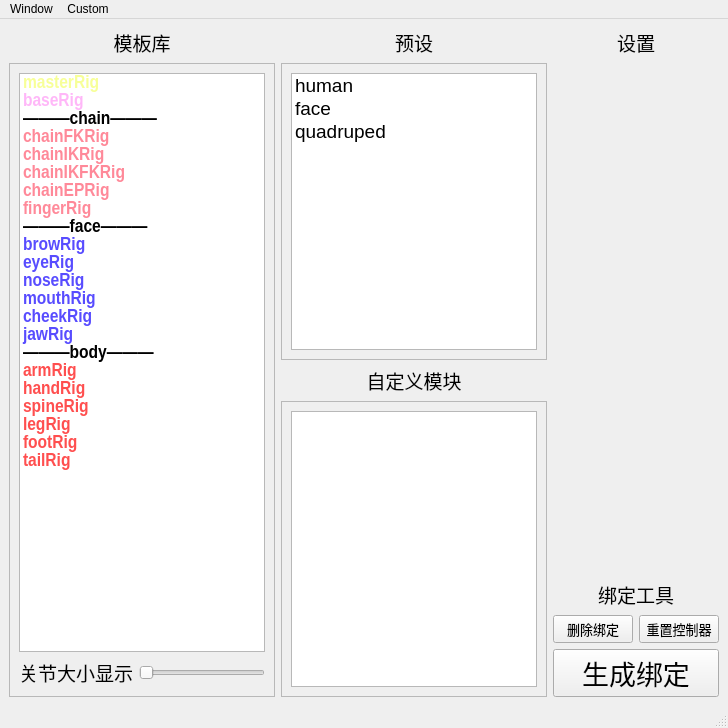
<?xml version="1.0" encoding="UTF-8"?>
<ui version="4.0">
 <class>MainWindow</class>
 <widget class="QMainWindow" name="MainWindow">
  <property name="geometry">
   <rect>
    <x>0</x>
    <y>0</y>
    <width>728</width>
    <height>728</height>
   </rect>
  </property>
  <property name="windowTitle">
   <string>MuZi_BindingSystem</string>
  </property>
  <widget class="QWidget" name="centralwidget">
   <layout class="QGridLayout" name="gridLayout">
    <item row="0" column="0">
     <layout class="QHBoxLayout" name="horizontalLayout">
      <item>
       <layout class="QVBoxLayout" name="proxy_layout">
        <property name="sizeConstraint">
         <enum>QLayout::SetDefaultConstraint</enum>
        </property>
        <item>
         <widget class="QLabel" name="proxy_label">
          <property name="enabled">
           <bool>true</bool>
          </property>
          <property name="sizePolicy">
           <sizepolicy hsizetype="Preferred" vsizetype="Preferred">
            <horstretch>0</horstretch>
            <verstretch>0</verstretch>
           </sizepolicy>
          </property>
          <property name="sizeIncrement">
           <size>
            <width>0</width>
            <height>0</height>
           </size>
          </property>
          <property name="font">
           <font>
            <family>Agency FB</family>
            <pointsize>14</pointsize>
           </font>
          </property>
          <property name="contextMenuPolicy">
           <enum>Qt::DefaultContextMenu</enum>
          </property>
          <property name="layoutDirection">
           <enum>Qt::LeftToRight</enum>
          </property>
          <property name="text">
           <string>模板库</string>
          </property>
          <property name="alignment">
           <set>Qt::AlignCenter</set>
          </property>
         </widget>
        </item>
        <item>
         <widget class="QScrollArea" name="scrollArea">
          <property name="widgetResizable">
           <bool>true</bool>
          </property>
          <widget class="QWidget" name="scrollAreaWidgetContents">
           <property name="geometry">
            <rect>
             <x>0</x>
             <y>0</y>
             <width>262</width>
             <height>629</height>
            </rect>
           </property>
           <layout class="QGridLayout" name="gridLayout_2">
            <item row="1" column="0">
             <layout class="QHBoxLayout" name="horizontalLayout_2">
              <item>
               <widget class="QLabel" name="jointRadius_label">
                <property name="font">
                 <font>
                  <family>Agency FB</family>
                  <pointsize>14</pointsize>
                 </font>
                </property>
                <property name="text">
                 <string>关节大小显示</string>
                </property>
               </widget>
              </item>
              <item>
               <widget class="QSlider" name="jointRadius_Slider">
                <property name="font">
                 <font>
                  <family>Agency FB</family>
                  <pointsize>14</pointsize>
                 </font>
                </property>
                <property name="contextMenuPolicy">
                 <enum>Qt::DefaultContextMenu</enum>
                </property>
                <property name="layoutDirection">
                 <enum>Qt::LeftToRight</enum>
                </property>
                <property name="minimum">
                 <number>1</number>
                </property>
                <property name="maximum">
                 <number>50</number>
                </property>
                <property name="orientation">
                 <enum>Qt::Horizontal</enum>
                </property>
               </widget>
              </item>
             </layout>
            </item>
            <item row="0" column="0">
             <widget class="QListWidget" name="proxy_widget">
              <property name="sizePolicy">
               <sizepolicy hsizetype="Preferred" vsizetype="Expanding">
                <horstretch>0</horstretch>
                <verstretch>0</verstretch>
               </sizepolicy>
              </property>
              <property name="baseSize">
               <size>
                <width>0</width>
                <height>0</height>
               </size>
              </property>
              <property name="font">
               <font>
                <family>Arial Narrow</family>
                <pointsize>14</pointsize>
                <weight>75</weight>
                <italic>false</italic>
                <bold>true</bold>
               </font>
              </property>
              <property name="mouseTracking">
               <bool>false</bool>
              </property>
              <property name="focusPolicy">
               <enum>Qt::StrongFocus</enum>
              </property>
              <property name="layoutDirection">
               <enum>Qt::LeftToRight</enum>
              </property>
              <property name="autoFillBackground">
               <bool>false</bool>
              </property>
              <property name="styleSheet">
               <string notr="true"/>
              </property>
              <property name="lineWidth">
               <number>0</number>
              </property>
              <property name="autoScroll">
               <bool>true</bool>
              </property>
              <property name="editTriggers">
               <set>QAbstractItemView::DoubleClicked|QAbstractItemView::EditKeyPressed</set>
              </property>
              <property name="dragEnabled">
               <bool>false</bool>
              </property>
              <property name="dragDropOverwriteMode">
               <bool>false</bool>
              </property>
              <property name="dragDropMode">
               <enum>QAbstractItemView::NoDragDrop</enum>
              </property>
              <property name="selectionMode">
               <enum>QAbstractItemView::SingleSelection</enum>
              </property>
              <property name="selectionRectVisible">
               <bool>false</bool>
              </property>
              <property name="sortingEnabled">
               <bool>false</bool>
              </property>
              <item>
               <property name="text">
                <string>masterRig</string>
               </property>
               <property name="foreground">
                <brush brushstyle="SolidPattern">
                 <color alpha="255">
                  <red>247</red>
                  <green>255</green>
                  <blue>152</blue>
                 </color>
                </brush>
               </property>
              </item>
              <item>
               <property name="text">
                <string>baseRig</string>
               </property>
               <property name="foreground">
                <brush brushstyle="SolidPattern">
                 <color alpha="255">
                  <red>255</red>
                  <green>183</green>
                  <blue>248</blue>
                 </color>
                </brush>
               </property>
              </item>
              <item>
               <property name="text">
                <string>———chain———</string>
               </property>
               <property name="flags">
                <set>NoItemFlags</set>
               </property>
              </item>
              <item>
               <property name="text">
                <string>chainFKRig</string>
               </property>
               <property name="background">
                <brush brushstyle="NoBrush">
                 <color alpha="255">
                  <red>0</red>
                  <green>0</green>
                  <blue>0</blue>
                 </color>
                </brush>
               </property>
               <property name="foreground">
                <brush brushstyle="SolidPattern">
                 <color alpha="255">
                  <red>255</red>
                  <green>137</green>
                  <blue>153</blue>
                 </color>
                </brush>
               </property>
              </item>
              <item>
               <property name="text">
                <string>chainIKRig</string>
               </property>
               <property name="foreground">
                <brush brushstyle="SolidPattern">
                 <color alpha="255">
                  <red>255</red>
                  <green>137</green>
                  <blue>153</blue>
                 </color>
                </brush>
               </property>
              </item>
              <item>
               <property name="text">
                <string>chainIKFKRig</string>
               </property>
               <property name="font">
                <font>
                 <kerning>true</kerning>
                </font>
               </property>
               <property name="textAlignment">
                <set>AlignLeading|AlignVCenter</set>
               </property>
               <property name="foreground">
                <brush brushstyle="SolidPattern">
                 <color alpha="255">
                  <red>255</red>
                  <green>137</green>
                  <blue>153</blue>
                 </color>
                </brush>
               </property>
              </item>
              <item>
               <property name="text">
                <string>chainEPRig</string>
               </property>
               <property name="foreground">
                <brush brushstyle="SolidPattern">
                 <color alpha="255">
                  <red>255</red>
                  <green>137</green>
                  <blue>153</blue>
                 </color>
                </brush>
               </property>
              </item>
              <item>
               <property name="text">
                <string>fingerRig</string>
               </property>
               <property name="foreground">
                <brush brushstyle="SolidPattern">
                 <color alpha="255">
                  <red>255</red>
                  <green>137</green>
                  <blue>153</blue>
                 </color>
                </brush>
               </property>
              </item>
              <item>
               <property name="text">
                <string>———face———</string>
               </property>
               <property name="flags">
                <set>NoItemFlags</set>
               </property>
              </item>
              <item>
               <property name="text">
                <string>browRig</string>
               </property>
               <property name="foreground">
                <brush brushstyle="SolidPattern">
                 <color alpha="255">
                  <red>88</red>
                  <green>76</green>
                  <blue>255</blue>
                 </color>
                </brush>
               </property>
              </item>
              <item>
               <property name="text">
                <string>eyeRig</string>
               </property>
               <property name="foreground">
                <brush brushstyle="SolidPattern">
                 <color alpha="255">
                  <red>88</red>
                  <green>76</green>
                  <blue>255</blue>
                 </color>
                </brush>
               </property>
              </item>
              <item>
               <property name="text">
                <string>noseRig</string>
               </property>
               <property name="foreground">
                <brush brushstyle="SolidPattern">
                 <color alpha="255">
                  <red>88</red>
                  <green>76</green>
                  <blue>255</blue>
                 </color>
                </brush>
               </property>
              </item>
              <item>
               <property name="text">
                <string>mouthRig</string>
               </property>
               <property name="foreground">
                <brush brushstyle="SolidPattern">
                 <color alpha="255">
                  <red>88</red>
                  <green>76</green>
                  <blue>255</blue>
                 </color>
                </brush>
               </property>
              </item>
              <item>
               <property name="text">
                <string>cheekRig</string>
               </property>
               <property name="foreground">
                <brush brushstyle="SolidPattern">
                 <color alpha="255">
                  <red>88</red>
                  <green>76</green>
                  <blue>255</blue>
                 </color>
                </brush>
               </property>
              </item>
              <item>
               <property name="text">
                <string>jawRig</string>
               </property>
               <property name="foreground">
                <brush brushstyle="SolidPattern">
                 <color alpha="255">
                  <red>88</red>
                  <green>76</green>
                  <blue>255</blue>
                 </color>
                </brush>
               </property>
              </item>
              <item>
               <property name="text">
                <string>———body———</string>
               </property>
               <property name="flags">
                <set>NoItemFlags</set>
               </property>
              </item>
              <item>
               <property name="text">
                <string>armRig</string>
               </property>
               <property name="foreground">
                <brush brushstyle="SolidPattern">
                 <color alpha="255">
                  <red>255</red>
                  <green>79</green>
                  <blue>79</blue>
                 </color>
                </brush>
               </property>
              </item>
              <item>
               <property name="text">
                <string>handRig</string>
               </property>
               <property name="foreground">
                <brush brushstyle="SolidPattern">
                 <color alpha="255">
                  <red>255</red>
                  <green>79</green>
                  <blue>79</blue>
                 </color>
                </brush>
               </property>
              </item>
              <item>
               <property name="text">
                <string>spineRig</string>
               </property>
               <property name="foreground">
                <brush brushstyle="SolidPattern">
                 <color alpha="255">
                  <red>255</red>
                  <green>79</green>
                  <blue>79</blue>
                 </color>
                </brush>
               </property>
              </item>
              <item>
               <property name="text">
                <string>legRig</string>
               </property>
               <property name="foreground">
                <brush brushstyle="SolidPattern">
                 <color alpha="255">
                  <red>255</red>
                  <green>79</green>
                  <blue>79</blue>
                 </color>
                </brush>
               </property>
              </item>
              <item>
               <property name="text">
                <string>footRig</string>
               </property>
               <property name="foreground">
                <brush brushstyle="SolidPattern">
                 <color alpha="255">
                  <red>255</red>
                  <green>79</green>
                  <blue>79</blue>
                 </color>
                </brush>
               </property>
              </item>
              <item>
               <property name="text">
                <string>tailRig</string>
               </property>
               <property name="foreground">
                <brush brushstyle="SolidPattern">
                 <color alpha="255">
                  <red>255</red>
                  <green>79</green>
                  <blue>79</blue>
                 </color>
                </brush>
               </property>
              </item>
             </widget>
            </item>
           </layout>
          </widget>
         </widget>
        </item>
       </layout>
      </item>
      <item>
       <layout class="QVBoxLayout" name="verticalLayout_3">
        <item>
         <layout class="QVBoxLayout" name="preset_layout">
          <item>
           <widget class="QLabel" name="label">
            <property name="font">
             <font>
              <family>Agency FB</family>
              <pointsize>14</pointsize>
             </font>
            </property>
            <property name="text">
             <string>预设</string>
            </property>
            <property name="alignment">
             <set>Qt::AlignCenter</set>
            </property>
           </widget>
          </item>
          <item>
           <widget class="QScrollArea" name="scrollArea_2">
            <property name="widgetResizable">
             <bool>true</bool>
            </property>
            <widget class="QWidget" name="scrollAreaWidgetContents_5">
             <property name="geometry">
              <rect>
               <x>0</x>
               <y>0</y>
               <width>262</width>
               <height>294</height>
              </rect>
             </property>
             <layout class="QGridLayout" name="gridLayout_5">
              <item row="0" column="0">
               <widget class="QListWidget" name="preset_widget">
                <property name="font">
                 <font>
                  <pointsize>14</pointsize>
                 </font>
                </property>
                <property name="selectionMode">
                 <enum>QAbstractItemView::SingleSelection</enum>
                </property>
                <property name="selectionRectVisible">
                 <bool>false</bool>
                </property>
                <item>
                 <property name="text">
                  <string>human</string>
                 </property>
                </item>
                <item>
                 <property name="text">
                  <string>face</string>
                 </property>
                </item>
                <item>
                 <property name="text">
                  <string>quadruped</string>
                 </property>
                </item>
               </widget>
              </item>
             </layout>
            </widget>
           </widget>
          </item>
         </layout>
        </item>
        <item>
         <layout class="QVBoxLayout" name="custom_layout">
          <item>
           <widget class="QLabel" name="custom_label">
            <property name="font">
             <font>
              <family>Agency FB</family>
              <pointsize>14</pointsize>
             </font>
            </property>
            <property name="text">
             <string>自定义模块</string>
            </property>
            <property name="alignment">
             <set>Qt::AlignCenter</set>
            </property>
           </widget>
          </item>
          <item>
           <widget class="QScrollArea" name="scrollArea_3">
            <property name="widgetResizable">
             <bool>true</bool>
            </property>
            <widget class="QWidget" name="scrollAreaWidgetContents_3">
             <property name="geometry">
              <rect>
               <x>0</x>
               <y>0</y>
               <width>262</width>
               <height>293</height>
              </rect>
             </property>
             <property name="sizePolicy">
              <sizepolicy hsizetype="Preferred" vsizetype="Preferred">
               <horstretch>0</horstretch>
               <verstretch>0</verstretch>
              </sizepolicy>
             </property>
             <layout class="QGridLayout" name="gridLayout_4">
              <item row="1" column="0">
               <widget class="QListWidget" name="custom_widget">
                <property name="sizePolicy">
                 <sizepolicy hsizetype="Expanding" vsizetype="Expanding">
                  <horstretch>0</horstretch>
                  <verstretch>0</verstretch>
                 </sizepolicy>
                </property>
                <property name="font">
                 <font>
                  <family>Arial Narrow</family>
                  <pointsize>14</pointsize>
                 </font>
                </property>
                <property name="editTriggers">
                 <set>QAbstractItemView::AnyKeyPressed|QAbstractItemView::DoubleClicked|QAbstractItemView::EditKeyPressed</set>
                </property>
                <property name="dragEnabled">
                 <bool>true</bool>
                </property>
                <property name="dragDropOverwriteMode">
                 <bool>true</bool>
                </property>
                <property name="dragDropMode">
                 <enum>QAbstractItemView::InternalMove</enum>
                </property>
               </widget>
              </item>
             </layout>
            </widget>
           </widget>
          </item>
         </layout>
        </item>
       </layout>
      </item>
      <item>
       <layout class="QVBoxLayout" name="setting_layout">
        <item>
         <layout class="QVBoxLayout" name="verticalLayout_4">
          <item>
           <widget class="QLabel" name="label_3">
            <property name="font">
             <font>
              <family>Agency FB</family>
              <pointsize>14</pointsize>
             </font>
            </property>
            <property name="text">
             <string>设置</string>
            </property>
            <property name="alignment">
             <set>Qt::AlignCenter</set>
            </property>
           </widget>
          </item>
          <item>
           <widget class="QStackedWidget" name="setting_stack">
            <widget class="QWidget" name="Page1">
             <layout class="QVBoxLayout" name="set_layout">
              <property name="topMargin">
               <number>9</number>
              </property>
              <property name="bottomMargin">
               <number>9</number>
              </property>
             </layout>
            </widget>
           </widget>
          </item>
         </layout>
        </item>
        <item>
         <layout class="QVBoxLayout" name="verticalLayout">
          <item>
           <widget class="QLabel" name="label_2">
            <property name="font">
             <font>
              <family>Agency FB</family>
              <pointsize>14</pointsize>
             </font>
            </property>
            <property name="text">
             <string>绑定工具</string>
            </property>
            <property name="alignment">
             <set>Qt::AlignCenter</set>
            </property>
           </widget>
          </item>
          <item>
           <layout class="QHBoxLayout" name="horizontalLayout_3">
            <item>
             <widget class="QPushButton" name="delete_button">
              <property name="font">
               <font>
                <family>Agency FB</family>
                <pointsize>10</pointsize>
               </font>
              </property>
              <property name="text">
               <string>删除绑定</string>
              </property>
             </widget>
            </item>
            <item>
             <widget class="QPushButton" name="ctrl_button">
              <property name="font">
               <font>
                <family>Agency FB</family>
                <pointsize>10</pointsize>
               </font>
              </property>
              <property name="text">
               <string>重置控制器</string>
              </property>
             </widget>
            </item>
           </layout>
          </item>
          <item>
           <widget class="QPushButton" name="build_button">
            <property name="font">
             <font>
              <family>Agency FB</family>
              <pointsize>20</pointsize>
             </font>
            </property>
            <property name="text">
             <string>生成绑定</string>
            </property>
           </widget>
          </item>
         </layout>
        </item>
       </layout>
      </item>
     </layout>
    </item>
   </layout>
  </widget>
  <widget class="QMenuBar" name="menubar">
   <property name="geometry">
    <rect>
     <x>0</x>
     <y>0</y>
     <width>728</width>
     <height>23</height>
    </rect>
   </property>
   <widget class="QMenu" name="menuWindow">
    <property name="title">
     <string>Window</string>
    </property>
    <addaction name="actionRefersh"/>
   </widget>
   <widget class="QMenu" name="menuCustom">
    <property name="title">
     <string>Custom</string>
    </property>
    <addaction name="action_Mirror_select"/>
    <addaction name="action_Mirror"/>
    <addaction name="separator"/>
    <addaction name="action_Upward"/>
    <addaction name="action_Lowward"/>
    <addaction name="action_Rename"/>
    <addaction name="separator"/>
    <addaction name="action_Delete"/>
    <addaction name="action_Clear"/>
   </widget>
   <addaction name="menuWindow"/>
   <addaction name="menuCustom"/>
  </widget>
  <widget class="QStatusBar" name="statusbar"/>
  <action name="actionRefersh">
   <property name="text">
    <string>refersh</string>
   </property>
  </action>
  <action name="action_Mirror_select">
   <property name="text">
    <string>Mirror_selection</string>
   </property>
  </action>
  <action name="action_Mirror">
   <property name="text">
    <string>Mirror_All</string>
   </property>
  </action>
  <action name="action_Upward">
   <property name="text">
    <string>Upward</string>
   </property>
  </action>
  <action name="action_Lowward">
   <property name="text">
    <string>Downward</string>
   </property>
  </action>
  <action name="action_Rename">
   <property name="text">
    <string>Rename</string>
   </property>
  </action>
  <action name="action_Delete">
   <property name="text">
    <string>Delete</string>
   </property>
  </action>
  <action name="action_Clear">
   <property name="text">
    <string>Clear</string>
   </property>
  </action>
 </widget>
 <resources/>
 <connections/>
</ui>
